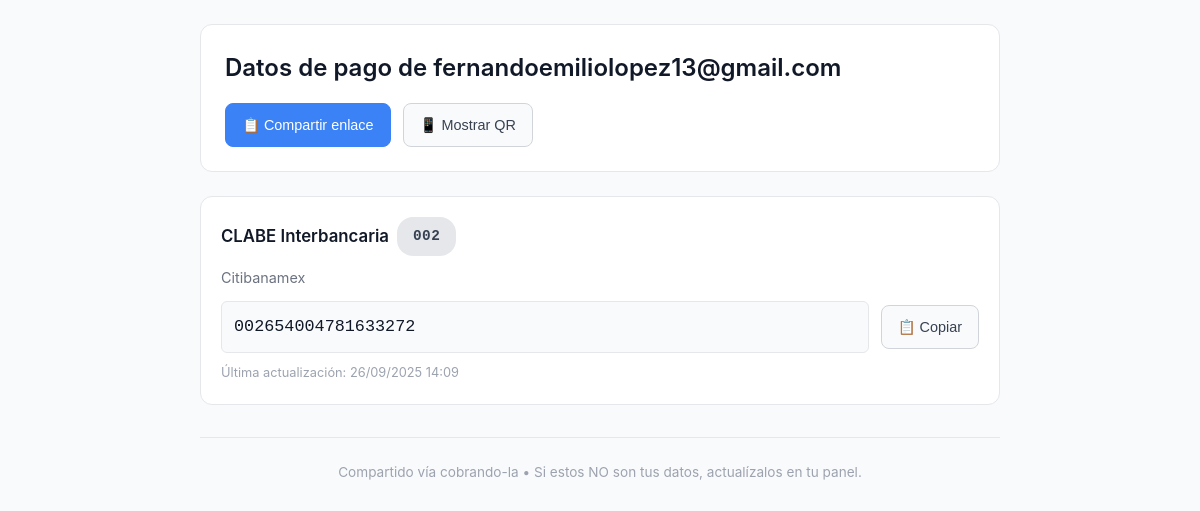
The app's page /u/fernandoemiliolopez13-k0evno/, older data.
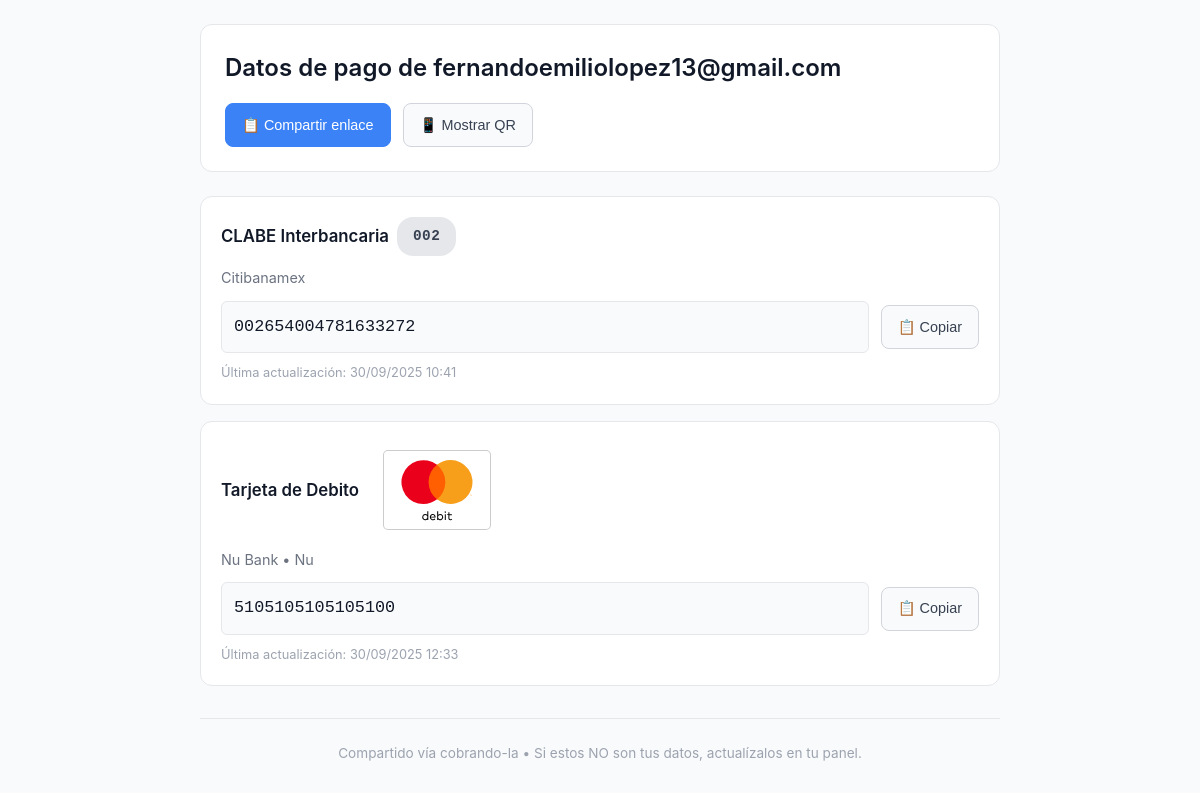
The same page, newer data.
### accounts/models.py (models this page shows, shortened)
class User(AbstractBaseUser, PermissionsMixin):
    email = models.EmailField(unique=True)
    display_name = models.CharField(max_length=150, blank=True)
    public_slug = models.SlugField(
        max_length=32,
        unique=True,
        blank=True,
        validators=[validate_public_slug],  # ← añade el validador
    )
    is_active = models.BooleanField(default=True)
    is_staff = models.BooleanField(default=False)
    date_joined = models.DateTimeField(default=timezone.now)
    objects = UserManager()
    USERNAME_FIELD = 'email'
    REQUIRED_FIELDS: list[str] = []
    class Meta:
        verbose_name = 'user'
        verbose_name_plural = 'users'
        ordering = ['-date_joined']

### bank_details/models.py (models this page shows, shortened)
class BankDetails(models.Model):
    class Kind(models.TextChoices):
        CLABE = "CLABE", "CLABE"
        CARD = "CARD", "Card"
        ACCOUNT = "ACCOUNT", "Account"
    class Brand(models.TextChoices):
        VISA = "VISA", "VISA"
        MASTERCARD = "MASTERCARD", "MasterCard"
        OTHER = "OTHER", "Other"
    class BankNameSource(models.TextChoices):
        AUTO = "AUTO", "Auto-detected"
        MANUAL = "MANUAL", "Manual"
    owner = models.ForeignKey(
        settings.AUTH_USER_MODEL,
        on_delete=models.CASCADE,
        related_name="bank_details",
    )
    kind = models.CharField(max_length=16, choices=Kind.choices)
    value = models.CharField(max_length=32)
    bank_code = models.CharField(max_length=3, blank=True)
    bank_name = models.CharField(max_length=80, blank=True)
    bank_name_source = models.CharField(
        max_length=8, choices=BankNameSource.choices, default=BankNameSource.AUTO
    )
    brand = models.CharField(  # solo para CARD
        max_length=16, choices=Brand.choices, blank=True
    )
    alias = models.CharField(max_length=80, blank=True)
    is_public = models.BooleanField(default=True)
    created_at = models.DateTimeField(auto_now_add=True)
    updated_at = models.DateTimeField(auto_now=True)
    class Meta:
        constraints = [
            models.UniqueConstraint(
                fields=["owner", "kind"], name="uniq_bankdetail_owner_kind"
            )
        ]
        indexes = [
            models.Index(fields=["owner", "kind"]),
        ]
        ordering = ("owner", "kind", "-updated_at")

### bank_details/views.py (the view)
# urls.py: path("u/<slug:public_slug>/", public_profile, name="public_profile"),
def public_profile(request, public_slug: str):
    user = get_object_or_404(User, public_slug=public_slug, is_active=True)
    details = (
        BankDetails.objects.filter(owner=user, is_public=True)
        .order_by("kind", "-updated_at")
    )
    return render(
        request,
        "bank_details/public_profile.html",
        {"owner": user, "details": details},
    )

### bank_details/templatetags/inline_svg.py (called while the page is built)
@register.simple_tag
def inline_svg(path: str) -> str:
    full = finders.find(path)
    if not full:
        return ""  # opcional: muestra placeholder
    try:
        with open(full, "r", encoding="utf-8") as f:
            return mark_safe(f.read())
    except Exception:
        return ""

### bank_details/templates/bank_details/public_profile.html (shortened to what this page needs)
{% load tz %}
{% load static %}
{% load inline_svg from inline_svg %}
<!doctype html>
<html lang="es">
  <head>
    <link rel="stylesheet" href="{% static 'css/public_profile.css' %}">
  </head>
  <body>
    <div class="wrap">
      <div class="header">
        <h1>Datos de pago de {{ owner.display_name|default:owner.email }}</h1>
        <div class="share-section">
          <button class="btn btn-primary" onclick="copyPublicLink()" aria-label="Compartir enlace público">
            📋 Compartir enlace
          </button>
          <button class="btn" onclick="toggleQR()" aria-label="Mostrar código QR">
            📱 Mostrar QR
          </button>
        </div>
      </div>
      {% if details %}
        {% with clabe_items=details|dictsort:"kind"|slice:":99" %}
          {% for d in clabe_items %}
            {% if d.kind == 'CLABE' %}
              <div class="card">
                <div class="card-header">
                  <span class="kind-label">CLABE Interbancaria</span>
                  {% if d.bank_code %}
                    <span class="badge badge-code">{{ d.bank_code }}</span>
                  {% endif %}
                </div>
                {% if d.bank_name or d.alias %}
                  <div class="meta">
                    {% if d.bank_name %}{{ d.bank_name }}{% endif %}{% if d.bank_name and d.alias %} • {% endif %}{% if d.alias %}{{ d.alias }}{% endif %}
                  </div>
                {% endif %}
                <div class="value-container">
                  <div class="value" id="val-clabe-{{ forloop.counter }}">{{ d.value }}</div>
                  <button class="btn" onclick="copyText('{{ d.value }}')" aria-label="Copiar CLABE">
                    📋 Copiar
                  </button>
                </div>
                <div class="updated">Última actualización: {% timezone "America/Mexico_City" %}{{ d.updated_at|date:"d/m/Y H:i" }}{% endtimezone %}</div>
              </div>
            {% endif %}
          {% endfor %}
        {% endwith %}
        {% with card_items=details|dictsort:"kind"|slice:":99" %}
          {% for d in card_items %}
            {% if d.kind == 'CARD' %}
              <div class="card">
                <div class="card-header">
                  <span class="kind-label">Tarjeta de Debito</span>
                  {% if d.brand == 'VISA' %}
                    <span class="badge badge-visa">
                      {% inline_svg 'brands/visa.svg' %}
                    </span>
                  {% elif d.brand == 'MASTERCARD' %}
                    <span class="badge badge-mastercard">
                      {% inline_svg 'brands/mc.svg' %}
                    </span>
                  {% elif d.brand %}
                    <span class="badge badge-other">{{ d.brand }}</span>
                  {% endif %}
                </div>
                {% if d.bank_name or d.alias %}
                  <div class="meta">
                    {% if d.bank_name %}{{ d.bank_name }}{% endif %}{% if d.bank_name and d.alias %} • {% endif %}{% if d.alias %}{{ d.alias }}{% endif %}
                  </div>
                {% endif %}
                <div class="value-container">
                  <div class="value" id="val-card-{{ forloop.counter }}">{{ d.value }}</div>
                  <button class="btn" onclick="copyText('{{ d.value }}')" aria-label="Copiar número de tarjeta">
                    📋 Copiar
                  </button>
                </div>
                <div class="updated">Última actualización: {% timezone "America/Mexico_City" %}{{ d.updated_at|date:"d/m/Y H:i" }}{% endtimezone %}</div>
              </div>
            {% endif %}
          {% endfor %}
        {% endwith %}
      {% else %}
        <div class="empty-state">
          <div class="empty-state-icon">💳</div>
          <p>Aún no hay datos públicos.</p>
        </div>
      {% endif %}
      <div class="footer">
        Compartido vía cobrando-la • Si estos NO son tus datos, actualízalos en tu panel.
      </div>
    </div>
  </body>
</html>

### static/css/public_profile.css (style rules this page uses)
* { box-sizing: border-box; }
body { font-family: -apple-system, BlinkMacSystemFont, 'Segoe UI', Roboto, Oxygen, Ubuntu, sans-serif; margin: 0; padding: 24px 16px; background: #f9fafb; color: #111827; line-height: 1.6; }
.wrap { max-width: 800px; margin: 0 auto; }
.header { background: white; border-radius: 12px; padding: 24px; margin-bottom: 24px; border: 1px solid #e5e7eb; }
h1 { font-size: 1.5rem; margin: 0 0 16px; font-weight: 600; color: #111827; }
.share-section { display: flex; gap: 12px; flex-wrap: wrap; align-items: center; }
.btn { border: 1px solid #d1d5db; border-radius: 8px; padding: 10px 16px; cursor: pointer; background: #f9fafb; font-size: 0.9rem; font-weight: 500; transition: all 0.15s; min-height: 44px; display: inline-flex; align-items: center; gap: 6px; color: #374151; }
.btn-primary { background: #3b82f6; color: white; border-color: #3b82f6; }
.card { background: white; border: 1px solid #e5e7eb; border-radius: 12px; padding: 20px; margin-bottom: 16px; transition: box-shadow 0.2s; }
.card-header { display: flex; align-items: center; gap: 8px; margin-bottom: 12px; flex-wrap: wrap; }
.kind-label { font-weight: 600; font-size: 1.05rem; color: #111827; }
.badge { display: inline-flex; align-items: center; gap: 8px; padding: 8px 16px; border-radius: 16px; font-size: 0.9rem; font-weight: 600; text-transform: uppercase; letter-spacing: 0.5px; }
.badge-mastercard { background: #ffffff; color: #000; }
.badge svg { height: 80px; width: auto; background: white; padding: 4px 10px; border-radius: 5px; border: 1px solid rgba(0, 0, 0, 0.2); }
.badge-code { background: #e5e7eb; color: #374151; font-family: ui-monospace, SFMono-Regular, Menlo, monospace; }
.meta { color: #6b7280; font-size: 0.9rem; margin-bottom: 12px; line-height: 1.4; }
.value-container { display: flex; justify-content: space-between; align-items: center; gap: 12px; flex-wrap: wrap; }
.value { font-family: ui-monospace, SFMono-Regular, 'SF Mono', Menlo, Monaco, 'Courier New', monospace; font-size: 1.05rem; word-break: break-all; overflow-wrap: break-word; user-select: all; flex: 1; min-width: 0; color: #111827; background: #f9fafb; padding: 12px; border-radius: 6px; border: 1px solid #e5e7eb; }
.updated { font-size: 0.8rem; color: #9ca3af; margin-top: 10px; }
.footer { margin-top: 32px; padding-top: 24px; border-top: 1px solid #e5e7eb; color: #9ca3af; font-size: 0.85rem; text-align: center; }

Row changes from the older to the newer data that the page shows:
changed BankDetails "Citibanamex": updated_at "26/09/2025 14:09" → "30/09/2025 10:41"
added BankDetails: bank_name "Nu Bank", alias "Nu", value "5105105105105100", updated_at "30/09/2025 12:33"
